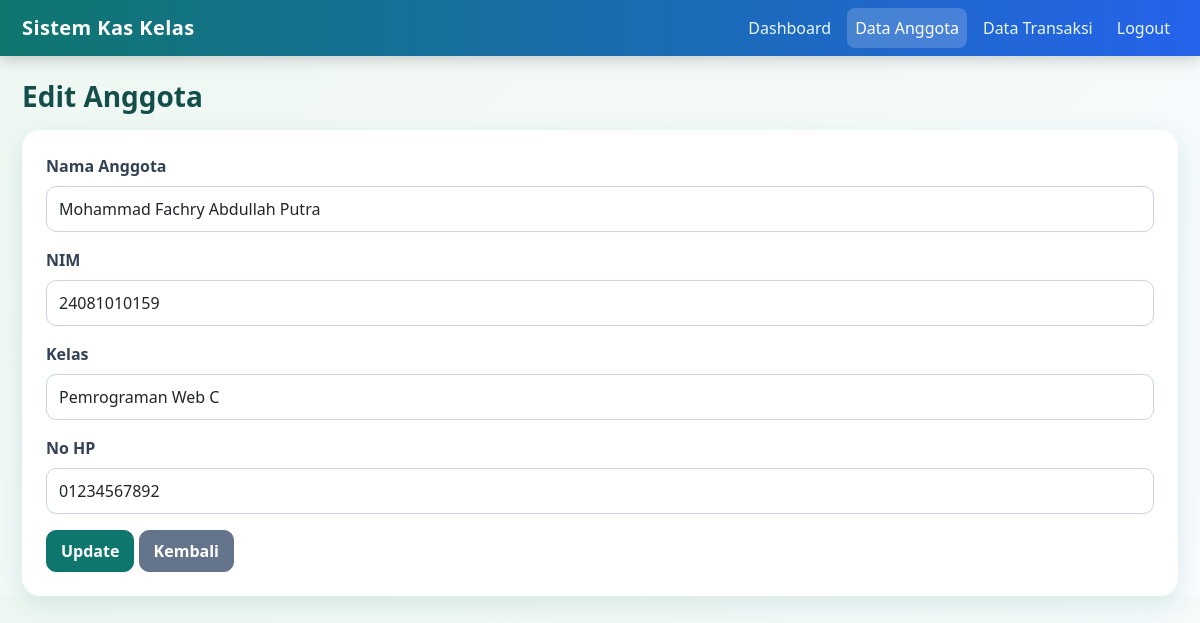
Screenshot of /pages/edit_anggota.php?id=6 (signed in) with the database file from the repository.
### tables this page shows
CREATE TABLE `anggota` (
  `id_anggota` int(11) NOT NULL,
  `nama_anggota` varchar(100) NOT NULL,
  `nim` varchar(30) NOT NULL,
  `kelas` varchar(50) NOT NULL,
  `no_hp` varchar(20) NOT NULL
);

### pages/edit_anggota.php (the view, shortened to what this page needs)
<?php
include '../config/database.php';
$id_anggota = $_GET['id'];
$stmt = $conn->prepare("SELECT * FROM anggota WHERE id_anggota = ?");
$stmt->bind_param("i", $id_anggota);
$stmt->execute();
$result = $stmt->get_result();
$data = $result->fetch_assoc();
?>
<!DOCTYPE html>
<html lang="id">
<head>
    <link href="https://cdn.jsdelivr.net/npm/bootstrap@5.3.3/dist/css/bootstrap.min.css" rel="stylesheet">
    <link rel="stylesheet" href="../assets/css/style.css">
</head>
<body class="bg-light">
<nav class="navbar navbar-expand-lg navbar-dark bg-primary">
    <div class="container">
        <a class="navbar-brand" href="dashboard.php">Sistem Kas Kelas</a>
        <div class="navbar-nav ms-auto">
            <a class="nav-link" href="dashboard.php">Dashboard</a>
            <a class="nav-link active" href="anggota.php">Data Anggota</a>
            <a class="nav-link" href="transaksi.php">Data Transaksi</a>
            <a class="nav-link" href="../auth/logout.php">Logout</a>
        </div>
    </div>
</nav>
<div class="container mt-4">
    <h3 class="mb-3">Edit Anggota</h3>
    <div class="card shadow-sm">
        <div class="card-body">
            <form method="POST">
                <div class="mb-3">
                    <label class="form-label">Nama Anggota</label>
                    <input type="text" name="nama_anggota" class="form-control" value="<?php echo htmlspecialchars($data['nama_anggota']); ?>">
                </div>
                <div class="mb-3">
                    <label class="form-label">NIM</label>
                    <input type="text" name="nim" class="form-control" value="<?php echo htmlspecialchars($data['nim']); ?>">
                </div>
                <div class="mb-3">
                    <label class="form-label">Kelas</label>
                    <input type="text" name="kelas" class="form-control" value="<?php echo htmlspecialchars($data['kelas']); ?>">
                </div>
                <div class="mb-3">
                    <label class="form-label">No HP</label>
                    <input type="text" name="no_hp" class="form-control" value="<?php echo htmlspecialchars($data['no_hp']); ?>">
                </div>
                <button type="submit" class="btn btn-primary">Update</button>
                <a href="anggota.php" class="btn btn-secondary">Kembali</a>
            </form>
        </div>
    </div>
</div>
</body>
</html>

### assets/css/style.css (style rules this page uses)
body { font-family: "Segoe UI", Arial, sans-serif; background: linear-gradient(135deg, #eef7f2 0%, #f8fbff 100%); color: #263238; }
.navbar { background: linear-gradient(90deg, #0f766e, #2563eb) !important; box-shadow: 0 4px 14px rgba(0, 0, 0, 0.18); }
.navbar-brand { font-weight: 700; letter-spacing: 0.4px; }
.navbar .nav-link { color: #eaf7ff !important; font-weight: 500; margin-left: 8px; border-radius: 8px; padding: 8px 12px; }
.navbar .nav-link:hover, .navbar .nav-link.active { background-color: rgba(255, 255, 255, 0.18); color: #ffffff !important; }
.container { max-width: 1180px; }
h3 { font-weight: 700; color: #134e4a; margin-bottom: 20px; }
.card { border: none; border-radius: 18px; background-color: #ffffff; }
.card.shadow, .card.shadow-sm { box-shadow: 0 8px 24px rgba(15, 118, 110, 0.12) !important; }
.card-body { padding: 24px; }
.btn { border-radius: 10px; font-weight: 600; padding: 8px 14px; }
.btn-primary { background-color: #0f766e; border-color: #0f766e; }
.btn-secondary { background-color: #64748b; border-color: #64748b; }
.form-control, .form-select, select { border-radius: 10px !important; border: 1px solid #cbd5e1; padding: 10px 12px; }
.form-label { font-weight: 600; color: #334155; }

### rows the page displays
anggota: nama_anggota "Mohammad Fachry Abdullah Putra", nim "24081010159", kelas "Pemrograman Web C", no_hp "01234567892"
